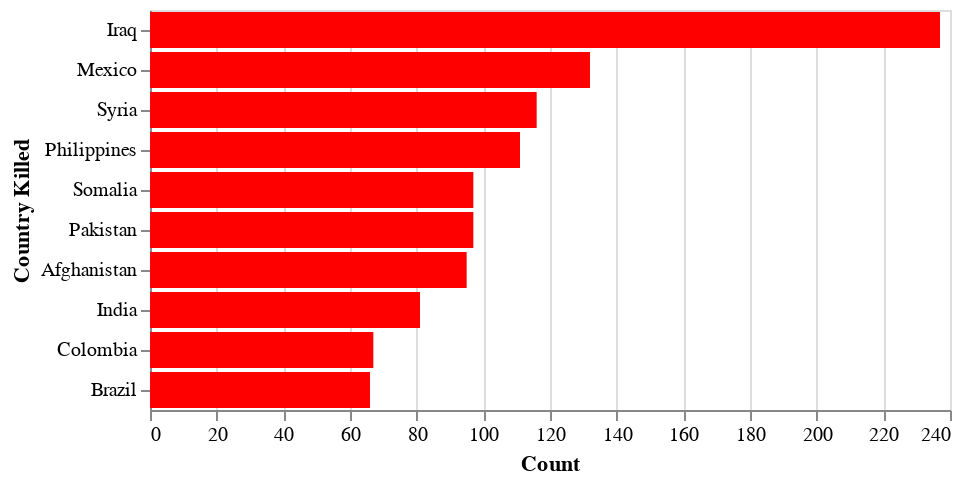

Here is the notebook cell this chart was saved with:
### Code cell
alt.Chart(top_general).mark_bar(color='red').encode(
    x='Count',
    y=alt.Y('Country Killed:N', sort='-x'),
)

### Figure 1 — Vega-Lite specification as saved in the notebook (floating-point values rounded to 4 significant figures)
{"config": {"view": {"continuousWidth": 400, "continuousHeight": 300}}, "data": {"name": "data-9fc7b431bf93799bad4eb5c18a56baa2"}, "mark": {"type": "bar", "color": "red"}, "encoding": {"x": {"field": "Count", "type": "quantitative"}, "y": {"field": "Country Killed", "sort": "-x", "type": "nominal"}}, "$schema": "https://vega.github.io/schema/vega-lite/v4.17.0.json", "datasets": {"data-9fc7b431bf93799bad4eb5c18a56baa2": [{"Country Killed": "Iraq", "lat": 66.1, "lng": 86.81, "Count": 237}, {"Country Killed": "Mexico", "lat": 47.9, "lng": -205.1, "Count": 132}, {"Country Killed": "Syria", "lat": 70.03, "lng": 77.01, "Count": 116}, {"Country Killed": "Philippines", "lat": 23.07, "lng": 245.5, "Count": 111}, {"Country Killed": "Somalia", "lat": 11.57, "lng": 94.65, "Count": 97}, {"Country Killed": "Pakistan", "lat": 56.37, "lng": 135.4, "Count": 97}, {"Country Killed": "Afghanistan", "lat": 67.68, "lng": 132.1, "Count": 95}, {"Country Killed": "India", "lat": 44.4, "lng": 157.0, "Count": 81}, {"Country Killed": "Colombia", "lat": 6.13, "lng": -146.3, "Count": 67}, {"Country Killed": "Brazil", "lat": -9.589, "lng": -51.62, "Count": 66}]}}
